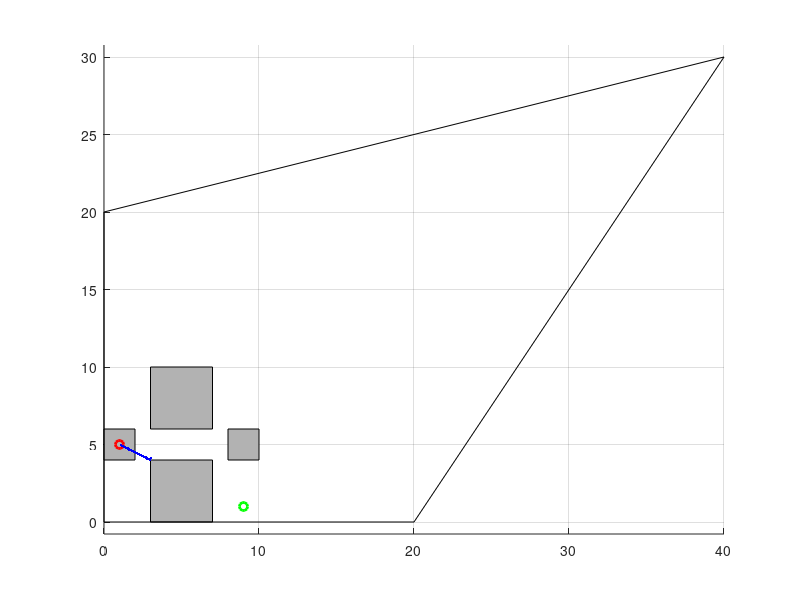

Source code (MATLAB): (Note: this script raises an error after producing the figure.)
% Define Environment
boundary = [0, 0; 20, 0; 40, 30; 0, 20];
obstacle1 = [3, 0; 7, 0; 7, 4; 3, 4];  % Lower bridge
obstacle2 = [3, 6; 7, 6; 7, 10; 3, 10]; % Upper bridge
obstacle3 = [0, 4; 2, 4; 2, 6; 0, 6]; % Left vertical bar
obstacle4 = [8, 4; 10, 4; 10, 6; 8, 6]; % Right vertical bar

% Start and Goal Position
start = [1, 5];
goal = [9, 1];

% Visualization
figure;
hold on;
fill(obstacle1(:,1), obstacle1(:,2), [0.7, 0.7, 0.7]);
fill(obstacle2(:,1), obstacle2(:,2), [0.7, 0.7, 0.7]);
fill(obstacle3(:,1), obstacle3(:,2), [0.7, 0.7, 0.7]);
fill(obstacle4(:,1), obstacle4(:,2), [0.7, 0.7, 0.7]);
plot(boundary([1:end 1],1), boundary([1:end 1],2), 'k-');
plot(start(1), start(2), 'ro', 'LineWidth', 2);
plot(goal(1), goal(2), 'go', 'LineWidth', 2);
axis equal;
grid on;

% Path Planning and Navigation Logic (similar as above)
stepSize = 0.1;
robotPos = start;
hitPoint = [];
followBoundary = false;

while norm(robotPos - goal) > 0.1
    if ~followBoundary
        direction = (goal - robotPos) / norm(goal - robotPos);
        nextPos = robotPos + stepSize * direction;
        
        if inpolygon(nextPos(1), nextPos(2), obstacle1(:,1), obstacle1(:,2)) || ...
           inpolygon(nextPos(1), nextPos(2), obstacle2(:,1), obstacle2(:,2))
            followBoundary = true;
            hitPoint = robotPos;
            direction = [-direction(2), direction(1)]; % Rotate 90 degrees
            disp('Obstacle hit! Following the boundary.');
        end
    else
        direction = (robotPos - hitPoint) / norm(robotPos - hitPoint);
        direction = [-direction(2), direction(1)]; % Rotate 90 degrees
        nextPos = robotPos + stepSize * direction;
        
        % Check if the robot can move directly to the goal
        lineToGoal = [robotPos; goal];
        [xi, yi] = polyxpoly(lineToGoal(:,1), lineToGoal(:,2), obstacle1(:,1), obstacle1(:,2));
        [xi2, yi2] = polyxpoly(lineToGoal(:,1), lineToGoal(:,2), obstacle2(:,1), obstacle2(:,2));
        
        if isempty(xi) && isempty(xi2) && norm(nextPos - hitPoint) > stepSize
            followBoundary = false;
            disp('Clear path to goal detected, resuming direct navigation.');
        end
    end
    
    robotPos = robotPos + stepSize * direction;
    plot(robotPos(1), robotPos(2), 'b.');
    pause(0.05);
end
disp('Goal reached!');
title('Robot Navigation Path with Bridge Obstacle');